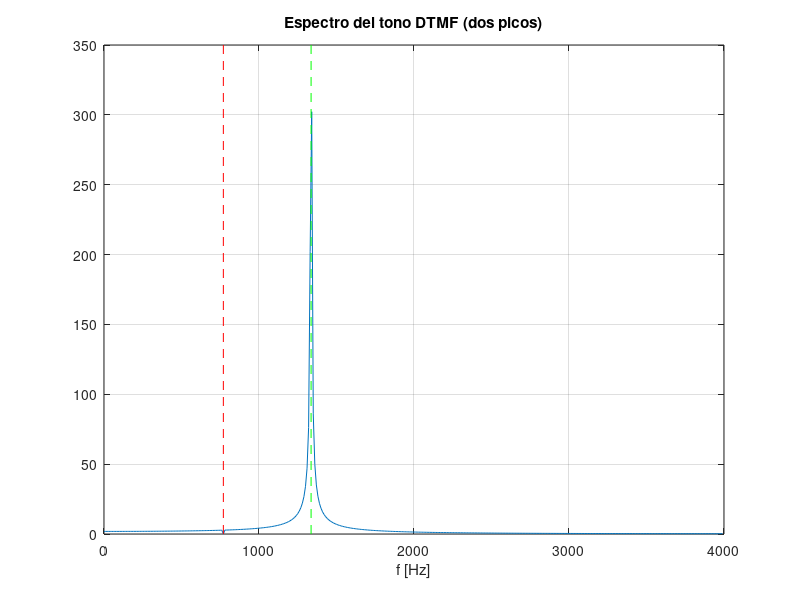

The MATLAB script that drew this image:
% 21_dtmf.m
% Tema 3 - Identificacion de tonos DTMF con la FFT.
% Ejecutar:  octave-cli 21_dtmf.m
%
% Referencias a las laminas del Tema 3:
%   - La FFT permite identificar las dos frecuencias de un tono DTMF.
%   - Tabla DTMF: filas 697,770,852,941 Hz; columnas 1209,1336,1477,1633 Hz.

clear; close all; clc;

fs = 8000; N = 800; t = (0:N-1)/fs;

fila = 770; columna = 1336;      % tono '5'
x = sin(2*pi*fila*t) + sin(2*pi*columna*t);

X = fft(x);
f = (0:N-1)*fs/N;
Xm = abs(X(1:N/2));

[~, i1] = max(Xm); Xm(i1) = 0;
[~, i2] = max(Xm);
frecs = sort([f(i1) f(i2)]);

fprintf('============================================================\n');
fprintf('IDENTIFICACION DE TONOS DTMF\n');
fprintf('============================================================\n');
fprintf('tono generado: fila %d + columna %d Hz\n', fila, columna);
fprintf('frecuencias detectadas: %.0f y %.0f Hz\n', frecs(1), frecs(2));

filas = [697 770 852 941];
cols  = [1209 1336 1477 1633];
teclas = ['1' '2' '3'; '4' '5' '6'; '7' '8' '9'; '*' '0' '#'];
[~, ri] = min(abs(filas - frecs(1)));
[~, ci] = min(abs(cols - frecs(2)));
if abs(filas(ri)-frecs(1))<50 && abs(cols(ci)-frecs(2))<50
  fprintf('tecla detectada: %s\n', teclas(ri,ci));
else
  fprintf('no se pudo mapear a una tecla\n');
end

figure;
plot(f(1:N/2), Xm); hold on;
plot([fila fila], ylim, 'r--'); plot([columna columna], ylim, 'g--');
title('Espectro del tono DTMF (dos picos)'); xlabel('f [Hz]'); grid on;
